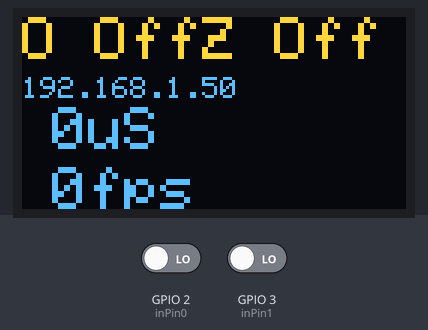
A sketch run on a simulated ESP32. On the bench: 128×64 one-colour display. The test bench sets the inputs (shaded band); at power-on: GPIO 2 (inPin0) LOW, GPIO 3 (inPin1) LOW. The OLED is the two-colour kind (top 16 rows yellow); WiFi joins after 1.5 s; servers stay silent unless stated; the display library's start-up logo is not drawn; what the sketch prints to the serial monitor is not drawn.

Above: at 5.3 s.
5.4 s: GPIO 2 (inPin0) driven HIGH
At 6.3 s:
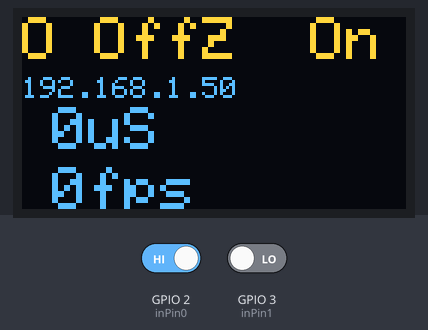
6.9 s: GPIO 3 (inPin1) driven HIGH
At 7.4 s:
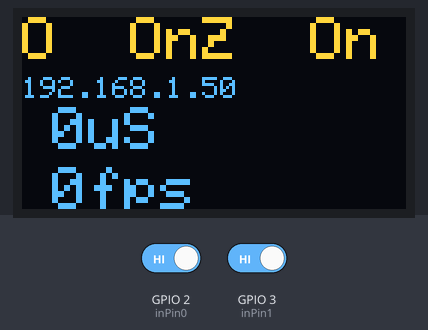
8.4 s: GPIO 2 (inPin0) driven LOW
At 9.6 s:
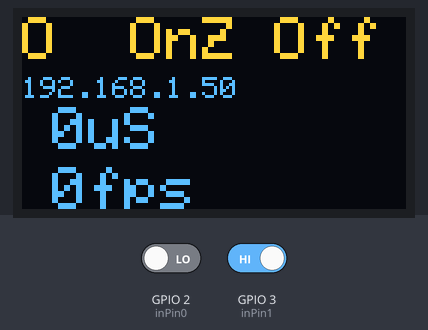
9.9 s: GPIO 3 (inPin1) driven LOW
At 10.7 s:
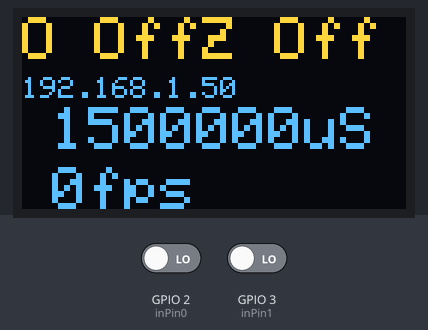
11.4 s: GPIO 2 (inPin0) driven HIGH
At 11.8 s:
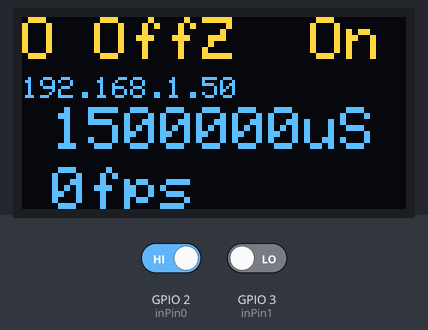
12.9 s: GPIO 3 (inPin1) driven HIGH
At 14.1 s:
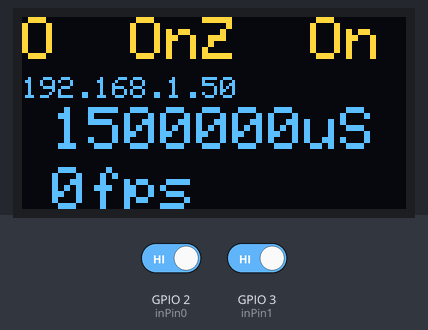
Timing chart, 0 to 15.4 s (numbered marks = the images above; inputs shaded):
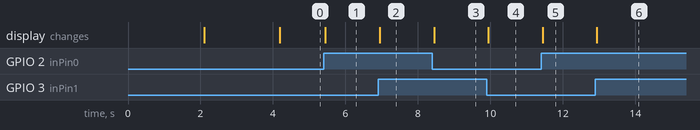

The sketch:

WebChrono102.ino
```cpp
#include <WiFi.h>
#include <WebServer.h>

#include <SPI.h>
#include <Wire.h>
#include <Adafruit_GFX.h>
#include <Adafruit_SSD1306.h>

/*Put your SSID & Password*/
const char* ssid = "cccc";  // Enter SSID here
const char* password = "ccccccc";  //Enter Password here

WebServer server(80);


// Digital IO pin connected to the button. This will be driven with a
// pull-up resistor so the switch pulls the pin to ground momentarily.
// On a high -> low transition the button press logic will execute.
#define BUTTON_PIN   2


#define SCREEN_WIDTH 128 // OLED display width, in pixels
#define SCREEN_HEIGHT 64 // OLED display height, in pixels

// Declaration for an SSD1306 display connected to I2C (SDA, SCL pins)
#define OLED_RESET     -1 // Reset pin # (or -1 if sharing Arduino reset pin)
Adafruit_SSD1306 display(SCREEN_WIDTH, SCREEN_HEIGHT, &Wire, OLED_RESET);

bool inFlight = false;
int inPin0 = 2;
int inPin1 = 3;

int tstart = 0;
int tstop = 0;
int tdelta = 0;

int roundCount = 0;


float Temperature = 411;
float Humidity= 111;

void setup()
{
  Serial.begin(115200);
  delay(100);

  Serial.println("Connecting to ");
  Serial.println(ssid);

  //connect to your local wi-fi network
  WiFi.begin(ssid, password);

  //check wi-fi is connected to wi-fi network
  while (WiFi.status() != WL_CONNECTED) {
  delay(1000);
  Serial.print(".");
  }
  Serial.println("");
  Serial.println("WiFi connected..!");
  Serial.print("Got IP: ");  Serial.println(WiFi.localIP());

  server.on("/", handle_OnConnect);
  server.onNotFound(handle_NotFound);

  server.begin();
  Serial.println("HTTP server started");


  Serial.begin(115200);

  // SSD1306_SWITCHCAPVCC = generate display voltage from 3.3V internally
  if(!display.begin(SSD1306_SWITCHCAPVCC, 0x3C)) {
    Serial.println(F("SSD1306 allocation failed"));
    for(;;); // Don't proceed, loop forever
  }

  // Show initial display buffer contents on the screen --
  // the library initializes this with an Adafruit splash screen.
  display.display();
  delay(2000); // Pause for 2 seconds

  // Clear the buffer
  display.clearDisplay();

  pinMode(inPin0, INPUT);    // sets the digital pin 7 as input
  pinMode(inPin1, INPUT);    // sets the digital pin 7 as input
  attachInterrupt(digitalPinToInterrupt(inPin0),buttonStart,FALLING);
  attachInterrupt(digitalPinToInterrupt(inPin1),buttonStop,FALLING);

  int roundCount = 0;


}


void buttonStart()
{
  tstart = micros();
  inFlight = true;
  roundCount++;
}


void buttonStop()
{
   tstop = micros();
   tdelta = tstop -tstart;
}


void loop() {

  server.handleClient();
  textloop();

}


void textloop() {

  display.clearDisplay();

  display.setTextSize(2); // Draw 2X-scale text
  display.setTextColor(WHITE);

  display.setCursor(60, 0);
  if (digitalRead(inPin0)){
    display.println(F("Z  On"));

  }else{
    display.println(F("Z Off"));
  }

  display.setCursor(0, 0);
  if (digitalRead(inPin1)){
    display.println(F("O  On"));

  }else{
    display.println(F("O Off"));

  }

  display.setTextSize(1);
  display.setCursor(0, 20);

  display.setTextSize(1);
  display.println(WiFi.localIP());
  display.setTextSize(2);


  display.setCursor(10, 30);

  char strBuf[50];
  sprintf(strBuf, "%duS", tdelta);

 display.println(strBuf);


  int fps = 0;
  if (tdelta >100){

    fps = 328100 /tdelta;
  }
  display.setCursor(10, 50);
  sprintf(strBuf, "%dfps", fps);
  display.println(strBuf);

  display.display();      // Show initial text
}


void handle_OnConnect() {

 Temperature = 411; // Gets the values of the temperature
  Humidity = 333; // Gets the values of the humidity

  int fps = 0;
  if (tdelta >100){

    fps = 328100 /tdelta;
  }


  server.send(200, "text/html", SendHTML((float)fps,(float)roundCount));
}

void handle_NotFound(){
  server.send(404, "text/plain", "Not found");
}

String SendHTML(float Temperaturestat,float Humiditystat)
{
  String ptr = "<!DOCTYPE html> <html>\n";
  ptr +="<head><meta http-equiv=\"refresh\" content=\"1\"><meta name=\"viewport\" content=\"width=device-width, initial-scale=1.0, user-scalable=no\">\n";
  ptr +="<title>ESP32 Webserver</title>\n";
  ptr +="<style>html { font-family: Helvetica; display: inline-block; margin: 0px auto; text-align: center;}\n";
  ptr +="body{margin-top: 50px;} h1 {color: #444444;margin: 50px auto 30px;}\n";
  ptr +="p {font-size: 24px;color: #444444;margin-bottom: 10px;}\n";
  ptr +="</style>\n";
  ptr +="</head>\n";
  ptr +="<body>\n";
  ptr +="<div id=\"webpage\">\n";
  ptr +="<h1>ESP32 Webserver</h1>\n";

  ptr +="<p>Feet Per Second: ";
  ptr +=(int)Temperaturestat;
  ptr +=" fps</p>";
  ptr +="<p>Round Count: ";
  ptr +=(int)Humiditystat;
  ptr +=" rounds</p>";

  ptr +="</div>\n";
  ptr +="</body>\n";
  ptr +="</html>\n";
  return ptr;
}
```

Measured:
- after the input at 5.4 s, the display: changes after 0.05 s (image 1)
- after the input at 6.9 s, the display: changes after 0.05 s (image 2)
- after the input at 8.4 s, the display: changes after 0.05 s (image 3)
- after the input at 9.9 s, the display: changes at once (image 4)
- after the input at 11.4 s, the display: changes at once (image 5)
- after the input at 12.9 s, the display: changes at once (image 6)
